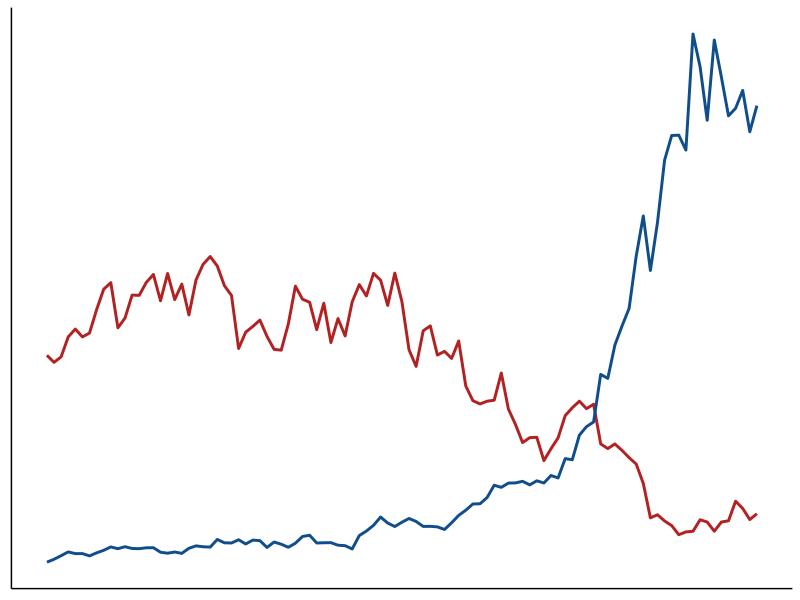

Generate this figure with R:
## ---- chunk 1
knitr::opts_chunk$set(echo = TRUE)
suppressPackageStartupMessages({
    library(tidyverse)
})
## ---- chunk 2
make_series <- function(alpha, N0, r, sigma, max_t = 100) {
    
    r <- rbind(r)
    row.names(r) <- NULL
    n_spp <- length(N0)
    y <- matrix(0, max_t+1, n_spp)
    y[1,] <- N0
    for (t in 1:max_t) {
        rnd <- rnorm(n_spp, sd = sigma)
        y[t+1,] <- y[t,] * exp(r - y[t,,drop=F] %*% alpha + rnd)
    }
    colnames(y) <- letters[1:n_spp]
    y <- y %>% 
        as_tibble() %>% 
        mutate(time = 0:max_t) %>% 
        gather(spp, N, -time)
    return(y)
}

n_spp <- 2
A <- matrix(0.001, n_spp, n_spp)
diag(A) <- c(0.005, 0.001)

# .seed <- sample.int(2^31-1, 1)
# set.seed(.seed)
set.seed(2132209349)
D <- make_series(alpha = A, N0 = c(10, 1), r = rep(0.05, n_spp), 
                 sigma = 0.1, max_t = 100)

ts_plot <- D %>%
    ggplot(aes(time, N, color = spp)) +
    geom_line(size = 1) +
    theme_classic() +
    theme(axis.text = element_blank(), axis.ticks = element_blank(),
          axis.title = element_blank()) +
    scale_color_manual(values = c("firebrick", "dodgerblue4"), guide = FALSE)

ggsave('./static/icon/icon.png', ts_plot, width = 1, height = 1, dpi = 64, units = 'in')
